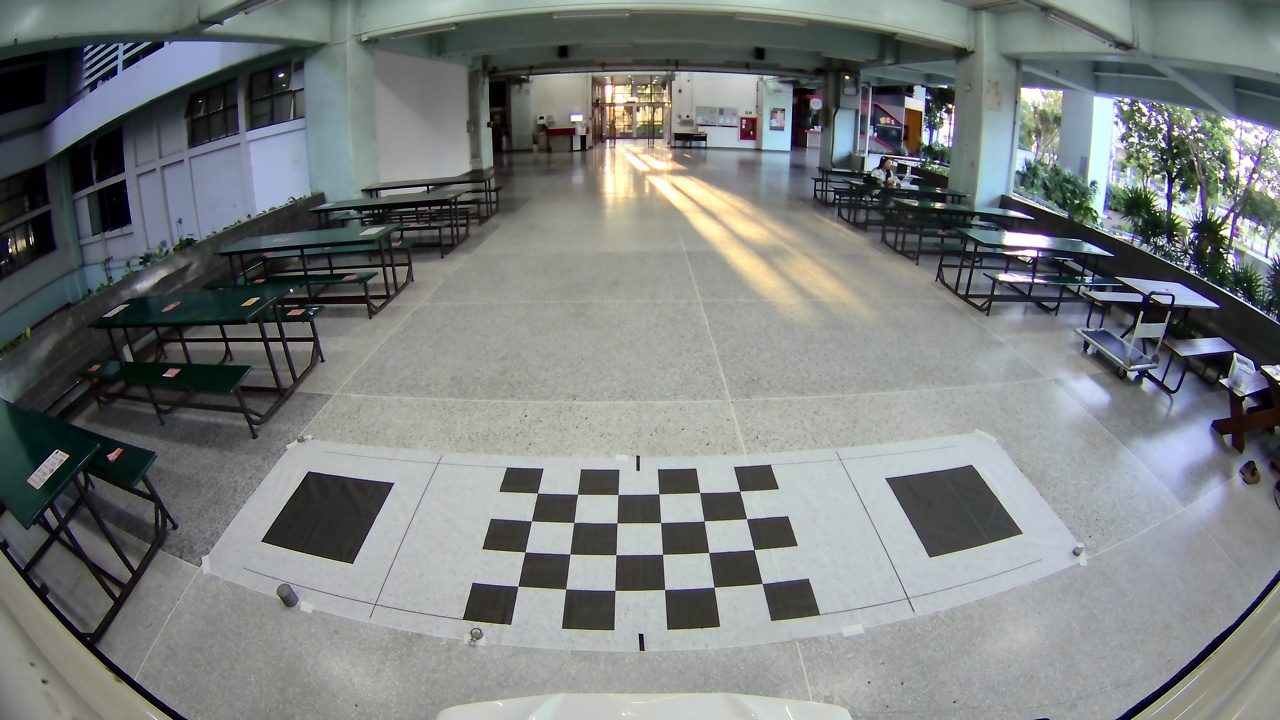
#> input picture Program/input_test_distortion/Front6.jpg, 1280 x 720 px, found by its file name
$ python Step2b_Projective_Transformation.py
#> lines starting #> are read from the running program, lines starting #| are printed output that depends on the picture; after the words box and inside, x2 and y2 are one past the last pixel; in counts of white or black regions, pixels touching at a corner belong together
import cv2
import numpy as np

Title = "Please select 4 points in the following order: Top-Left, Top-Right, Bottom-Left, Bottom-Right"

def click_event(event, x, y, flags, param):
    global clicked_points, img_display
    if event == cv2.EVENT_LBUTTONDOWN:
        # บันทึกจุดที่คลิก
        clicked_points.append((x, y))
        # วาดวงกลมเพื่อแสดงตำแหน่งที่เลือก
        cv2.circle(img_display, (x, y), 5, (0, 255, 0), -1)
        cv2.imshow(Title, img_display)

def load_calibration_parameters(yaml_filename):
    fs = cv2.FileStorage(yaml_filename, cv2.FILE_STORAGE_READ)
    camera_matrix = fs.getNode("camera_matrix").mat()
    dist_coeffs = fs.getNode("dist_coeffs").mat()
    resolution = fs.getNode("resolution").mat()
    fs.release()
    return camera_matrix, dist_coeffs, resolution

def exCalib(img_src, img_dst):
    # กำหนดขนาดของ chessboard (จำนวน inner corners)
    # หมายเหตุ: หาก chessboard ของคุณมีจำนวนตารางต่างจากนี้ ให้ปรับ pattern_size ตาม
    # (columns, rows) ของ inner corners
    pattern_size = (6, 4)  # สำหรับ 7x5 ตาราง (inner corners 6x4)

    # แปลงภาพเป็น grayscale
    gray_src = cv2.cvtColor(img_src, cv2.COLOR_BGR2GRAY)
    gray_dst = cv2.cvtColor(img_dst, cv2.COLOR_BGR2GRAY)

    scale_factor = 3
    resized_gray_dst = cv2.resize(gray_src, None, fx=scale_factor, fy=scale_factor)

    # ค้นหา corner ของ chessboard ในภาพต้นทาง
    ret_src, corners_src = cv2.findChessboardCorners(gray_src, pattern_size, None)
    if not ret_src:
        print("Error: Chessboard corners not found in src")
        return None

    # ค้นหา corner ของ chessboard ในภาพปลายทาง
    ret_dst, corners_dst = cv2.findChessboardCorners(resized_gray_dst, pattern_size, None)
    if not  ret_dst:
        print("Error: Chessboard corners not found in dst.")
        return None

    corners_dst = corners_dst / scale_factor

    # ปรับแต่งตำแหน่ง corner ให้แม่นยำยิ่งขึ้น
    # ปรับความละเอียดของตำแหน่ง corners ให้แม่นยำขึ้น
    criteria = (cv2.TermCriteria_EPS + cv2.TermCriteria_MAX_ITER, 30, 0.001)
    corners_src = cv2.cornerSubPix(gray_src, corners_src, (11, 11), (-1, -1), criteria)
    corners_dst = cv2.cornerSubPix(gray_dst, corners_dst, (11, 11), (-1, -1), criteria)

        # วาดมุมที่ตรวจพบบนภาพต้นทาง
    img_src_display = img_src.copy()
    cv2.drawChessboardCorners(img_src_display, pattern_size, corners_src, ret_src)

    # วาดมุมที่ตรวจพบบนภาพปลายทาง
    img_dst_display = img_dst.copy()
    cv2.drawChessboardCorners(img_dst_display, pattern_size, corners_dst, ret_dst)

    # แสดงผลภาพ
    cv2.imshow('Detected Corners - Source', img_src_display)
    cv2.waitKey(0)
    cv2.destroyAllWindows()
    cv2.imshow('Detected Corners - Destination', img_dst_display)
    cv2.waitKey(0)
    cv2.destroyAllWindows()

    # คำนวณ homography โดยใช้ RANSAC เพื่อความทนทานต่อ outlier
    homography, mask = cv2.findHomography(corners_src, corners_dst, cv2.RANSAC)

    return homography


if __name__ == "__main__":

    # ตั้งค่าโฟลเดอร์และพารามิเตอร์

    #src
    test_folder = 'front6'
    # test_folder = 'Left6'
    # test_folder = 'Rear6'

    #dst
    chessboard_folder = 'chessboard/warped_chessboard_layout2.png'

    # โหลด intrinsic parameters จากไฟล์ YAML
    yaml_filename = 'yaml/calibration_data.yaml'
    camera_matrix, dist_coeffs, resolution = load_calibration_parameters(yaml_filename)
    print("Loaded Camera Matrix:\n", camera_matrix)
    print("Loaded Distortion Coefficients:\n", dist_coeffs)

    # หากต้องการ undistort ภาพใหม่ สามารถ uncomment โค้ดด้านล่างได้
    img_src = cv2.imread(f'input_test_distortion/{test_folder}.jpg')
#> img_src is the input picture: shape (720, 1280, 3); mean B, G, R 126.2, 126.6, 122.3
    img_src_undistorted = cv2.undistort(img_src, camera_matrix, dist_coeffs)
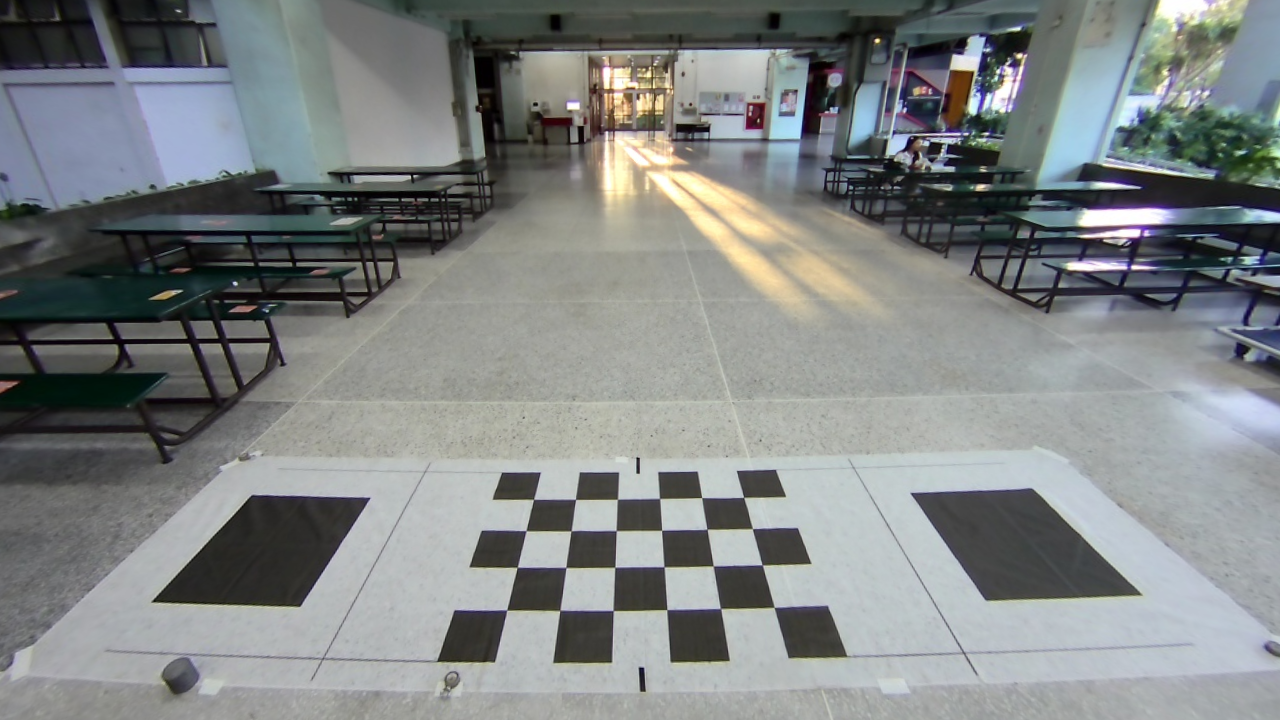
#> img_src_undistorted: shape (720, 1280, 3); mean B, G, R 132.3, 132.5, 128.5
    cv2.imshow("Imageg Selected", img_src)
    cv2.waitKey(0)
    cv2.destroyAllWindows()
    img_dst = cv2.imread(chessboard_folder)
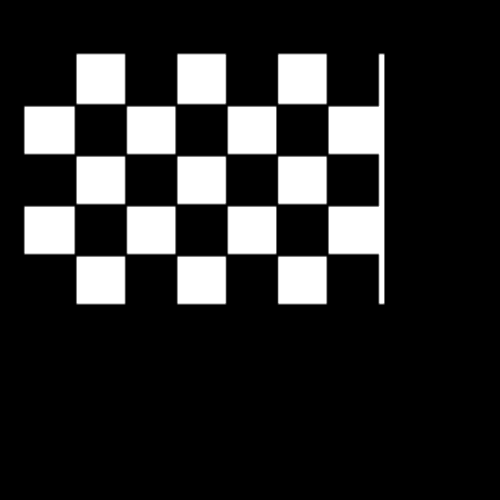
#> input picture Program/chessboard/warped_chessboard_layout2.png, 1000 x 1000 px (shown at 1/2 size)
#> img_dst is the input picture: shape (1000, 1000, 3); min 0, max 255, mean 42.4
    cv2.imshow("Imageg Selected", img_dst)
    cv2.waitKey(0)
    cv2.destroyAllWindows()

    H = exCalib(img_src_undistorted, img_dst)
#> in exCalib, `gray_src = cv2.cvtColor(img_src, cv2.COLOR_BGR2GRAY)`:
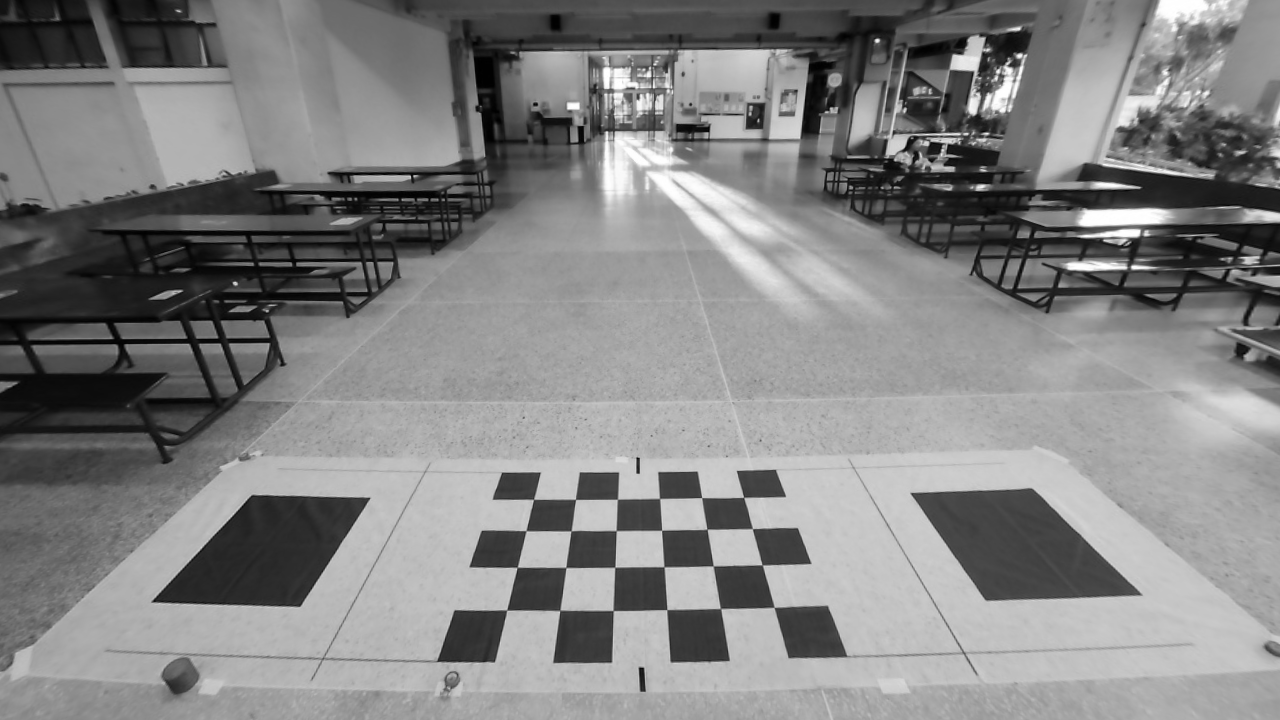
#> gray_src: shape (720, 1280); min 0, max 255, mean 131.3
#> in exCalib, `ret_src, corners_src = cv2.findChessboardCorners(gray_src, pattern_siz..`: ret_src = True; corners_src = 24 rows, first 8: [533.6, 499.4], [575.5, 499.4], [617.5, 499.2], [659.6, 498.5], [701.7, 497.5], [743.7, 497.3], [526.1, 530.6], [571.1, 530.9]
#> in exCalib, `ret_dst, corners_dst = cv2.findChessboardCorners(resized_gray_dst, pat..`: ret_dst = True; corners_dst = 24 rows, first 8: [1602, 1499], [1728.5, 1500.6], [1853.5, 1498], [1980, 1496.5], [2105, 1494.2], [2232, 1493], [1579.5, 1593.5], [1716, 1591.6]
#> in exCalib, `corners_dst = corners_dst / scale_factor`: corners_dst = 24 rows, first 8: [534, 499.7], [576.2, 500.2], [617.8, 499.3], [660, 498.8], [701.7, 498.1], [744, 497.7], [526.5, 531.2], [572, 530.5]
#> in exCalib, `corners_src = cv2.cornerSubPix(gray_src, corners_src, (11, 11), (-1, -..`: corners_src = 24 rows, first 8: [533.6, 499.4], [575.5, 499.4], [617.4, 499.2], [659.6, 498.5], [701.7, 497.6], [743.6, 497.4], [525.9, 530.7], [571.1, 530.8]
#> in exCalib, `cv2.drawChessboardCorners(img_src_display, pattern_size, corners_src, ..`:
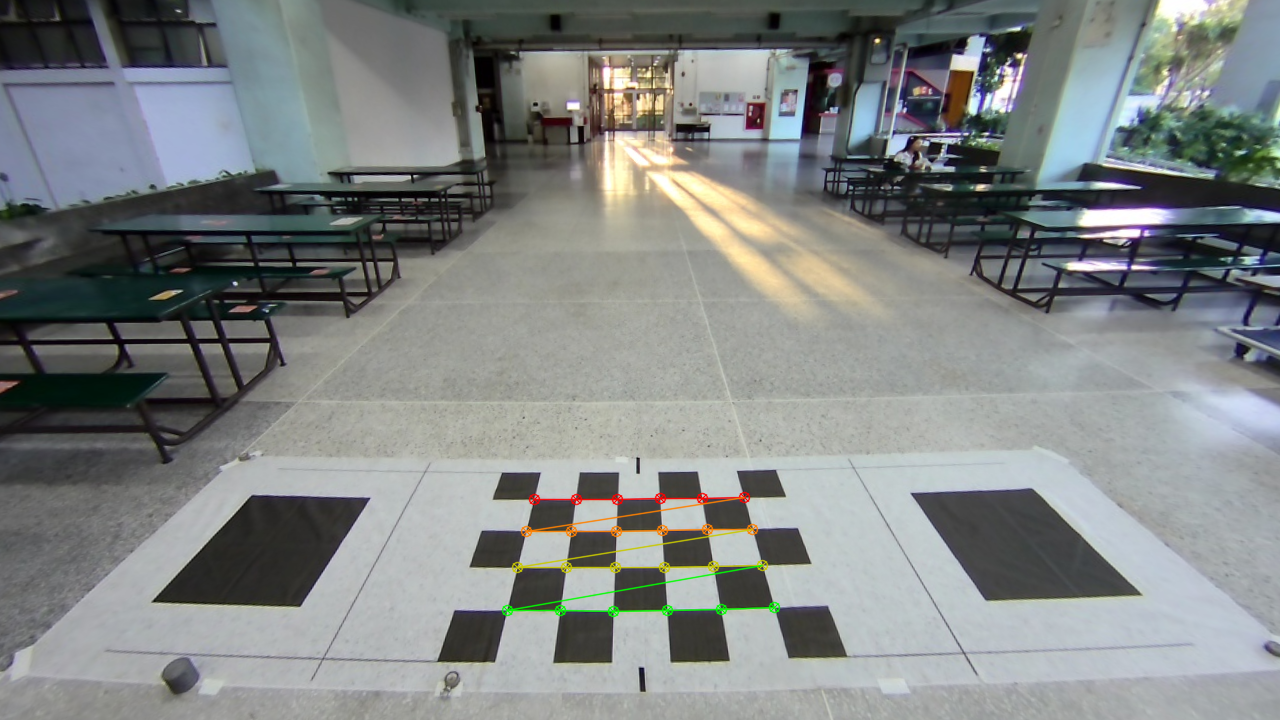
#> img_src_display: shape (720, 1280, 3); 0.75% of pixels changed, all inside (x1, y1, x2, y2) = (501, 491, 781, 618)
#> in exCalib, `cv2.drawChessboardCorners(img_dst_display, pattern_size, corners_dst, ..`:
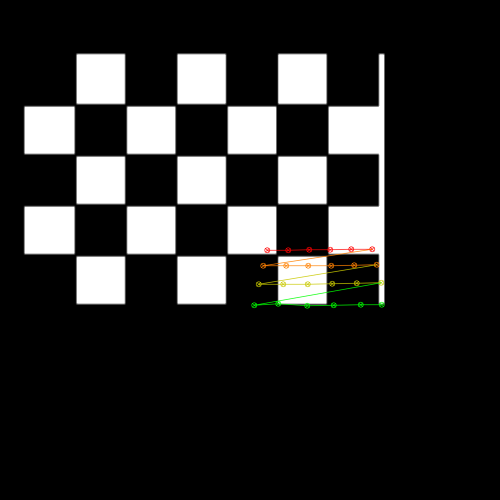
#> img_dst_display: shape (1000, 1000, 3) (shown at 1/2 size); 0.68% of pixels changed, all inside (x1, y1, x2, y2) = (502, 492, 770, 618)
#> in exCalib, `homography, mask = cv2.findHomography(corners_src, corners_dst, cv2.RA..`: homography = [[0.98, -0.00946, 9.83], [-0.0057, 0.98, 7.93], [-1.06e-05, -1.12e-05, 1]]; mask = 24 values, max 1 at index 0, min 0 at index 19, mean 0.917
#> H has the same summary as homography in exCalib
    print("Computed Homography:\n", H)
#| Computed Homography:
#|  [[ 9.80263392e-01 -9.45960391e-03  9.83302076e+00]
#|  [-5.69864784e-03  9.79850013e-01  7.93260098e+00]
#|  [-1.05750578e-05 -1.11671893e-05  1.00000000e+00]]

    # (Optional) apply the homography to warp the source image to the destination view
    height, width = img_dst.shape[:2]
#> height = 1000; width = 1000
    warped = cv2.warpPerspective(img_src_undistorted, H, (width, height))
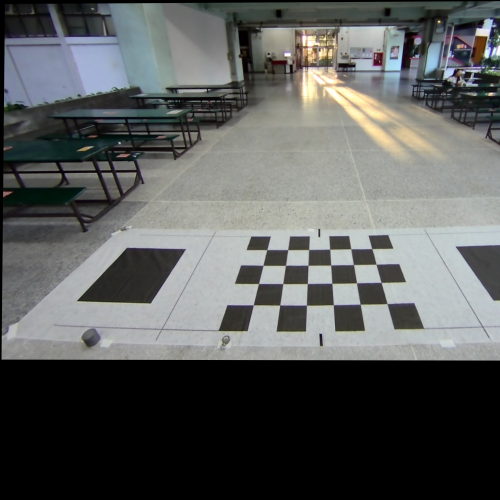
#> warped: shape (1000, 1000, 3) (shown at 1/2 size); mean B, G, R 91.1, 92.1, 90.2
    cv2.imshow("Warped Image", warped)
    cv2.waitKey(0)
    cv2.destroyAllWindows()
